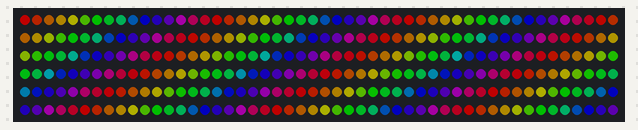
Simulated run of this sketch. Board: Arduino Uno, built with avr-gcc and run on an emulated ATmega328P. Parts: 300 RGB LEDs in strip order, left to right, continuing on the next row. Dim RGB values are drawn brighter than linear.

Above: at 0.18 s.
At 5.45 s:
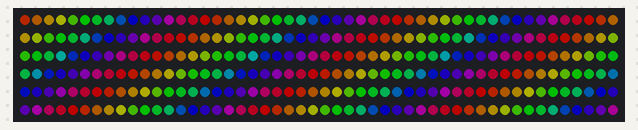
At 8.86 s:
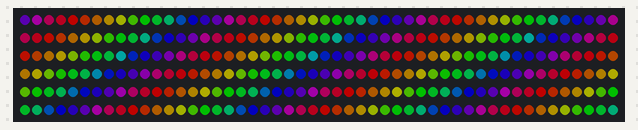
At 19.08 s:
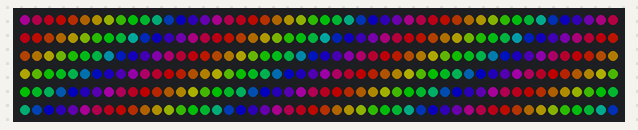
At 28.06 s:
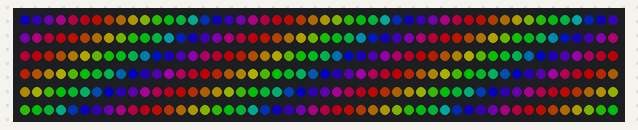
At 39.21 s:
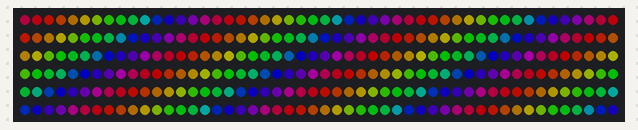

The sketch:

lettuce.ino
```cpp
#include <FastLED.h>

#define NUM_LEDS 300
#define DATA_PIN 2
#define COLOR_ORDER GRB
#define CHIPSET WS2812B
#define BRIGHTNESS 255
#define VOLT 5
#define MAX_AMPS 1500 // In mili amps

CRGB leds[NUM_LEDS];

int time = 0;

void setup()
{
    // put your setup code here, to run once:
    FastLED.addLeds<CHIPSET, DATA_PIN, COLOR_ORDER>(leds, NUM_LEDS);
    FastLED.setMaxPowerInVoltsAndMilliamps(VOLT, MAX_AMPS);
    FastLED.setBrightness(BRIGHTNESS);
    FastLED.clear();
    FastLED.show();
}

void loop()
{
    for (int i = 0; i < NUM_LEDS; i++)
    {
        leds[i] = CHSV((i * 16 + time) % 255, 255, 255);
    }
    FastLED.show();
    time++;
}
```
